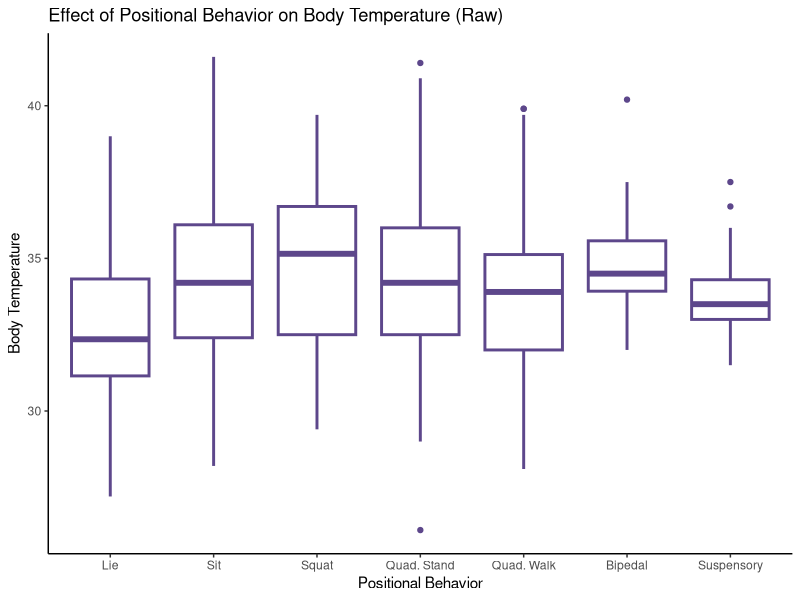
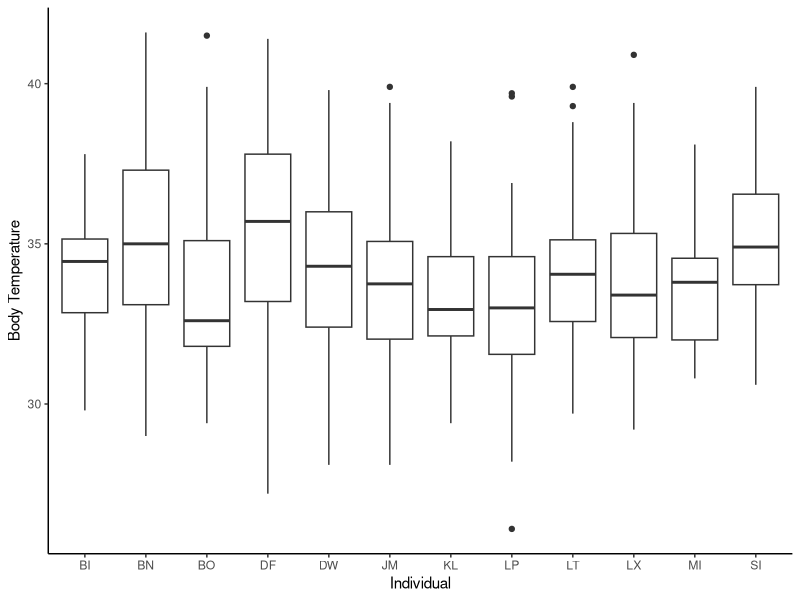
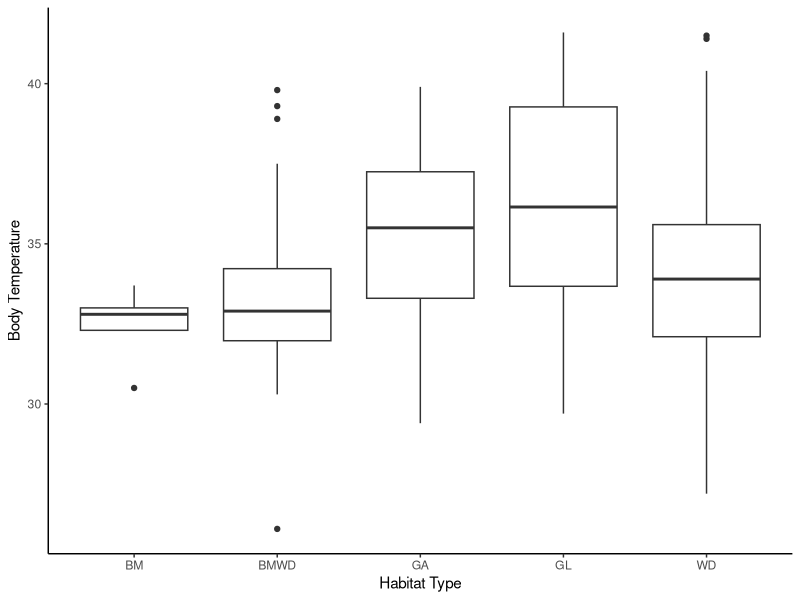
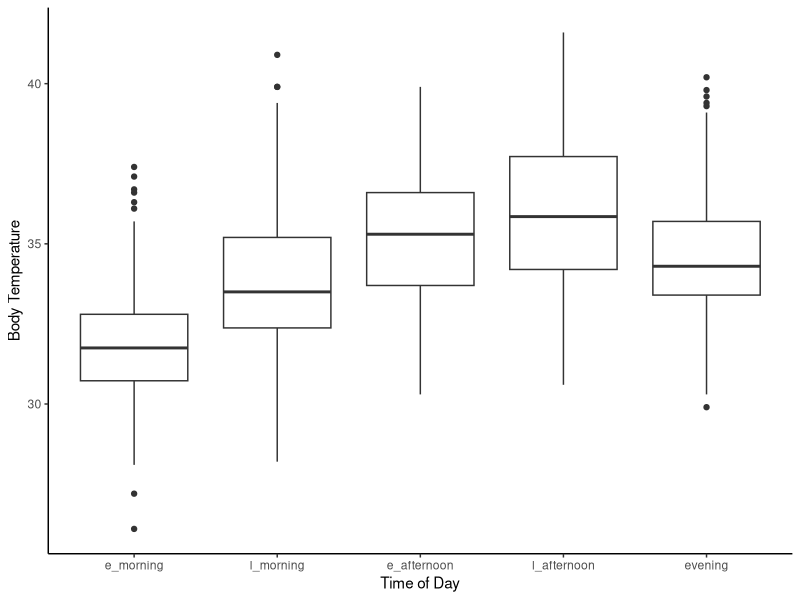
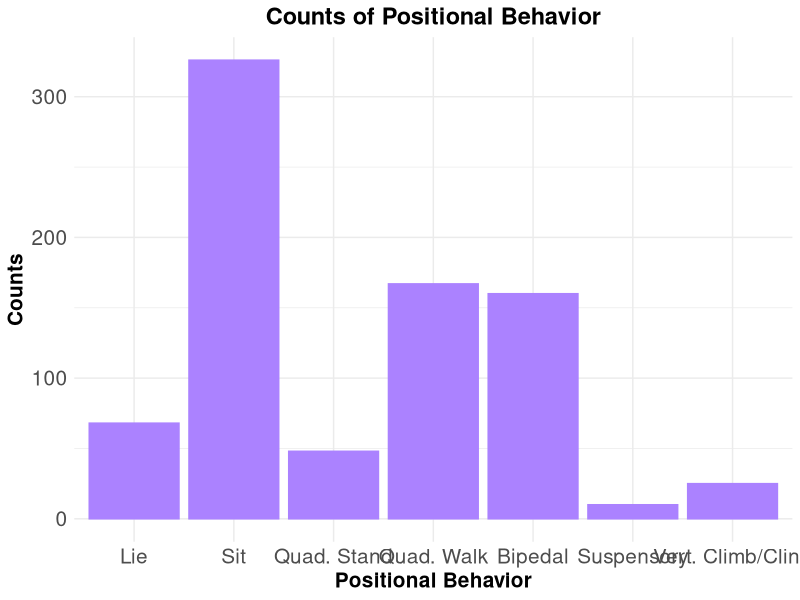
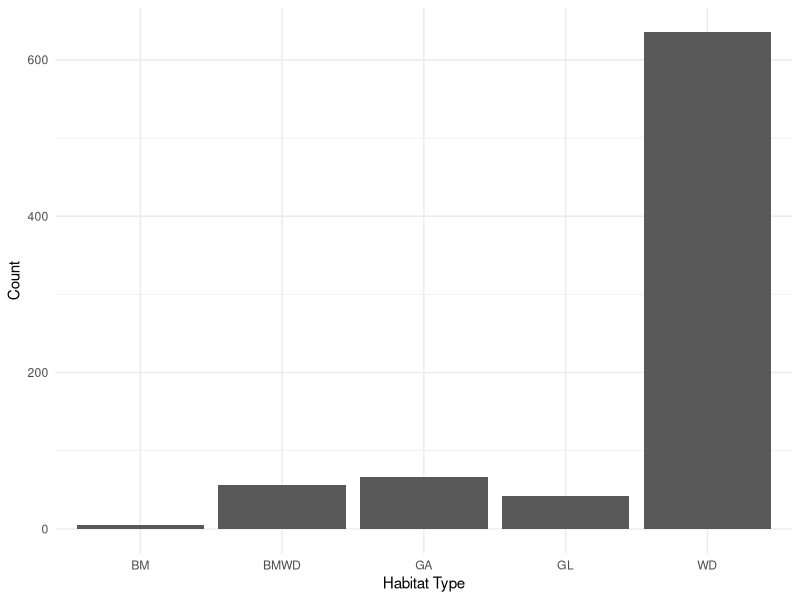
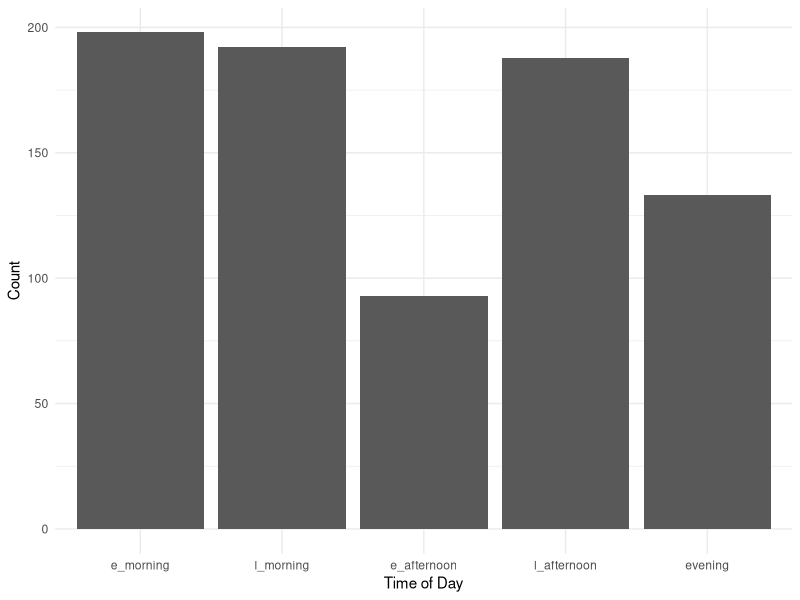
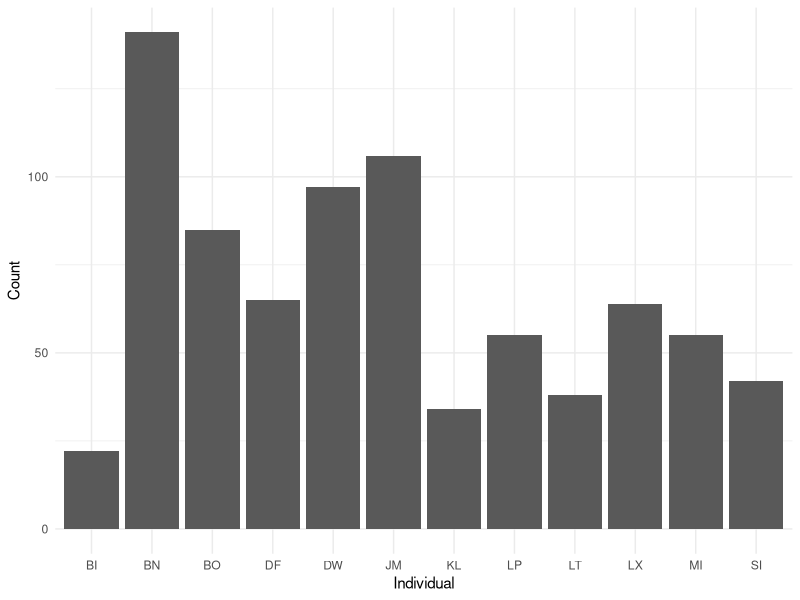

Reproduce these figures in R, in order. (Note: this script raises an error after producing the figures.)
# load libraries
library(readr) 
library(lubridate)
library(magrittr)
library(ggplot2)
library(car)
library(emmeans)
library(lme4)
library(ggthemes)
library(tidyverse) 
#library(plyr) #HSR note- if you need plyr, need to load it before tidyverse. But dplyr in tidyverse does everything plyr can do and more, so shoudln't need plyr. 

##read in data
prelim_tidy <- read_csv("_data/_tidy/prelim_data_tidycols.csv")
View(prelim_tidy)
nrow(prelim_tidy) #2873 rows

#Omit any missing values:
summary(is.na(prelim_tidy)) #looks like missing lots of therm data

prelim_temp<-na.omit(prelim_tidy)
View(prelim_temp)
nrow(prelim_temp) #810 rows; most rows were removed bc therm data missing. 

prelim_temp$therm_t[prelim_temp$therm_t >= 42] <- NA #remove therm values >42 because likely a temp sensor problem? 6 rows removed.  

prelim_temp<-na.omit(prelim_temp) #remove those rows with NA's
View(prelim_temp)
nrow(prelim_temp) #now 804 rows

#Combine positional behaviors into smaller categories
# suspensory = Cb, Br & QM
#bipedalism = BpS, BpW & Abp
#Sit = St & Sq
#Vertical climb and cling together
prelim_temp$pos_beh[prelim_temp$pos_beh == "Cb"] <- "Su"
prelim_temp$pos_beh[prelim_temp$pos_beh == "Br"] <- "Su"
prelim_temp$pos_beh[prelim_temp$pos_beh == "QM"] <- "Su"
prelim_temp$pos_beh[prelim_temp$pos_beh == "Vci"] <- "VC"
prelim_temp$pos_beh[prelim_temp$pos_beh == "Abp"] <- "Bp"
prelim_temp$pos_beh[prelim_temp$pos_beh == "BpS"] <- "Bp"
prelim_temp$pos_beh[prelim_temp$pos_beh == "BpW"] <- "Bp"
prelim_temp$pos_beh[prelim_temp$pos_beh == "Sq"] <- "St"

############
##re-order levels
prelim_temp$time_od <- factor(prelim_temp$time_od, levels = c("e_morning", "l_morning", "e_afternoon", "l_afternoon", "evening"))
prelim_temp$pos_beh <- factor(prelim_temp$pos_beh, levels = c("QS", "Ly", "Sq", "St", "QW", "Bp", "Su", "VC"))

## Change to factor and numeric
factor_cols <- c("pos_beh","context", "substrate", "hab_type", "individual")
numeric_cols <- c("sun", "therm_t", "t_lo", "t_hi", "amb_t")

prelim_temp[factor_cols] <- lapply(prelim_temp[factor_cols], as.factor)

prelim_temp[numeric_cols] <- lapply(prelim_temp[numeric_cols], as.numeric)

str(prelim_temp)

##plotting
## Change levels for the plot 
prelim_temp$pos_beh <- factor(prelim_temp$pos_beh, levels = c("Ly","St", "Sq", "QS", "QW", "Bp", "Su", "VC"))

pb_raw_plot <- ggplot(prelim_temp, aes(pos_beh, therm_t)) +
                  geom_boxplot(fill = "white", colour = "mediumpurple4", size = 1) + 
                  ggtitle("Effect of Positional Behavior on Body Temperature (Raw)") +
                  scale_x_discrete(name = "Positional Behavior", labels = c("Lie", "Sit", 
                                        "Squat", "Quad. Stand", "Quad. Walk", "Bipedal", 
                                        "Suspensory", "Vert. Climb/Cling")) +
                  scale_y_continuous(name = "Body Temperature") +
                  theme_classic()
pb_raw_plot

##save plot
ggsave("pb_raw_plot.pdf", width=10, height=6, units="in")

ggsave("pb_raw_plot.png", width=10, height=6, units="in")

#labels = c("Lie", "Sit", "Squat", "Quad. Stand", "Quad. Walk", "Bipedal", "Suspensory", "Vert. Climb/Cling"

ggplot(prelim_temp, aes(individual, therm_t)) +
  geom_boxplot() + 
  labs(x="Individual", y="Body Temperature") +
  theme_classic()

ggplot(prelim_temp, aes(hab_type, therm_t)) +
  geom_boxplot() + 
  labs(x="Habitat Type", y="Body Temperature") +
  theme_classic()

ggplot(prelim_temp, aes(time_od, therm_t)) +
  geom_boxplot() + 
  labs(x="Time of Day", y="Body Temperature") +
  theme_classic()

##counts
counts_pos_beh <- ggplot(prelim_temp, aes(pos_beh))+
                    geom_bar(stat="count", fill = "mediumpurple1", colour = "mediumpurple1") + 
                    ggtitle("Counts of Positional Behavior") +
                    scale_x_discrete(name = "Positional Behavior", 
                    labels = c("Lie", "Sit", "Quad. Stand", "Quad. Walk", 
                              "Bipedal", "Suspensory", "Vert. Climb/Cling")) +
                    scale_y_continuous(name = "Counts") +
                    theme_minimal()+
                    theme(axis.text.x=element_text(size=15),
                    axis.text.y=element_text(size=15),
                    axis.title.y=element_text(size=15, face="bold"),
                    axis.title.x=element_text(size=15, face="bold"),
                    plot.title = element_text(hjust = 0.5, size=17, face="bold"))
counts_pos_beh

##save plot
ggsave("counts_pos_beh.pdf", width=10, height=6, units="in")

ggsave("counts_pos_beh.png", width=10, height=6, units="in")

#####more count plots #####

ggplot(prelim_temp, aes(hab_type))+
  geom_bar(stat="count") + 
  labs(x="Habitat Type", y="Count")+
  theme_minimal()    ###can I combine bamboo with bamboo woodland?

ggplot(prelim_temp, aes(time_od))+
  geom_bar(stat="count") + 
  labs(x="Time of Day", y="Count")+
  theme_minimal()

ggplot(prelim_temp, aes(individual))+
  geom_bar(stat="count") + 
  labs(x="Individual", y="Count")+
  theme_minimal()

ggplot(prelim_temp, aes(sun))+
  geom_histogram()

ggplot(prelim_temp, aes(amb_t))+
  geom_histogram()

###model plotting
library(broom)

m1 <- lmer(therm_t ~ pos_beh + amb_t + sun + date + hab_type +
       (1|individual), data = prelim_temp)
summary(m1)
confint(m1)

##plotting model?
fitted_pb <- ggplot(fortify(m1), aes(pos_beh, therm_t)) +
              stat_summary(fun.data=mean_se, geom="pointrange") +
              stat_summary(aes(y=.fitted), fun.y=mean, geom="line")+
              scale_x_discrete(name = "Positional Behavior", 
                   labels = c("Lie", "Sit", "Quad. Stand", "Quad. Walk", 
                              "Bipedal", "Suspensory", "Vert. Climb/Cling")) +
              scale_y_continuous(name = "Body Temperature") +
              theme_minimal()+
              theme(axis.text.x=element_text(size=14),
                axis.text.y=element_text(size=14),
                axis.title.y=element_text(size=14, face="bold"),
                axis.title.x=element_text(size=14, face="bold"))
fitted_pb

##save plot
ggsave("fitted_pb.pdf", width=10, height=6, units="in")

ggsave("fitted_pb.png", width=10, height=6, units="in")

#predict(m1, preddata)

#m1_res <- tidy(coef(summary(m1)) ) 
#ggplot(m1_res, aes(pos_beh, therm_t)) +
  #geom_point()

ggplot(prelim_temp, aes(pos_beh, therm_t)) + 
  geom_point(size = 3) +
  geom_point(aes(y=predict(m1)), size = 1)


#change levels for the plot
prelim_temp$pos_beh <- factor(prelim_temp$pos_beh, levels = c("Ly","St", "Sq", "QS", "QW", "Bp", "Su", "VC"))

pred_v_obs <- ggplot(prelim_temp, aes(pos_beh, therm_t)) + 
              geom_point(size = 3, colour = "blue") + #shows raw data
              geom_boxplot(colour="blue")+ #shows raw data
              geom_boxplot(aes(y=predict(m1)), size = 1, colour = "red") + #shows model predictions
              scale_x_discrete(name = "Positional Behavior", labels = c("Lie", "Sit", 
                                      "Squat", "Quad. Stand", "Quad. Walk", "Bipedal", 
                                      "Suspensory", "Vert. Climb/Cling")) +
              scale_y_continuous(name = "Body Temperature") +
              theme_classic()

pred_v_obs
#hsr: what this tells me is that the model predictions are pretty close to the raw data. (red and blue boxplots are similar). You can plot just the raw data and see the pattern, if you'd like. 

##save plot for reference
ggsave("pred_v_obs.pdf", width=10, height=6, units="in")

ggsave("pred_v_obs.png", width=10, height=6, units="in")

###################
##change levels back
prelim_temp$pos_beh <- factor(prelim_temp$pos_beh, levels = c("QS", "Ly", "Sq", "St", "QW", "Bp", "Su", "VC"))

##tried another thing and it didn't work...
#newdat <- expand.grid(pos_beh=unique(prelim_temp$pos_beh), 
                      #time_od=unique(prelim_temp$time_od),
                      #sun=c(min(prelim_temp$sun),
                       #     max(prelim_temp$sun)),
                      #date=date(prelim_temp$date),
                      #hab_type=unique(prelim_temp$hab_type))
                      
#ggplot(prelim_temp, aes(x=pos_beh, y=therm_t)) +
 # geom_point(size=3) +
  #geom_line(data=newdat, aes(y=predict(m1, level=0, newdata=newdat), size="Positional Behavior")) +
  #scale_size_manual(name="Predictions", values=c("Positional Behavior"=3)) +
  #theme_classic() 

## Create dataframe to predict over
##attempting to follow tutorial but got too confused....
preddata <- with(prelim_temp, expand.grid(pos_beh = levels(pos_beh), time_od = levels(time_od), sun = c(0,50,100), date = c("2018-06-28", "2018-06-06", "2018-07-16"), hab_type = c("WD", "WG", "GL"), individual = c("DW","JM", "LT")))

factor_cols <- c("pos_beh", "hab_type", "individual")
numeric_cols <- c("sun", "amb_t")

preddata[factor_cols] <- lapply(preddata[factor_cols], as.factor)
preddata[numeric_cols] <- lapply(preddata[numeric_cols], as.numeric)

preddata$date <- as.Date(preddata$date)

str(preddata)

########
mm <- model.matrix(~pos_beh + amb_t + sun + date + hab_type, data=preddata)

###won't work because I don't have 2 or more levels per factor

pframe2 <- data.frame(preddata,eta=mm%*%fixef(m1))
pframe2 <- with(pframe2,data.frame(pframe2,prop=eta))
pvar1 <- diag(mm %*% tcrossprod(vcov(m1),mm))
tvar1 <- pvar1+VarCorr(m1)$individual
pframe2 <- data.frame(
  pframe2
  , plo = pframe2$eta-2*sqrt(pvar1)
  , phi = pframe2$eta+2*sqrt(pvar1)
  , tlo = pframe2$eta-2*sqrt(tvar1)
  , thi = pframe2$eta+2*sqrt(tvar1)
)
